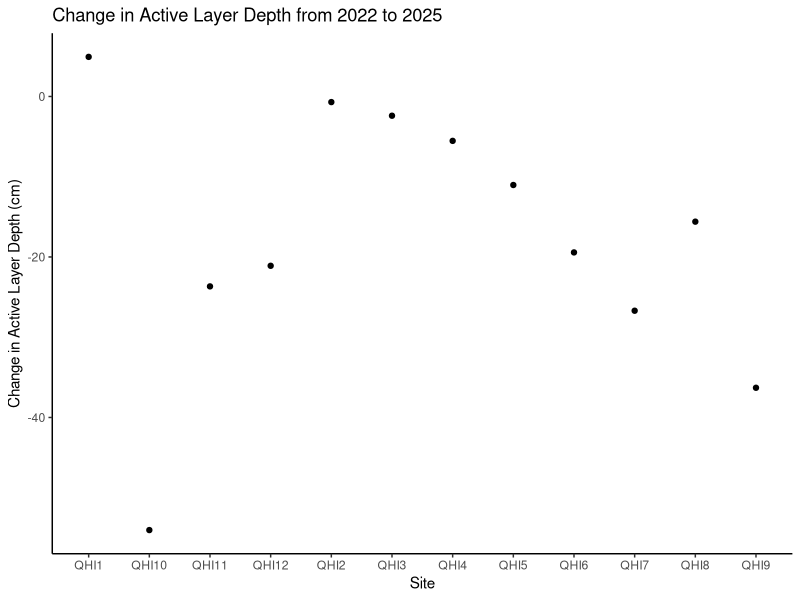
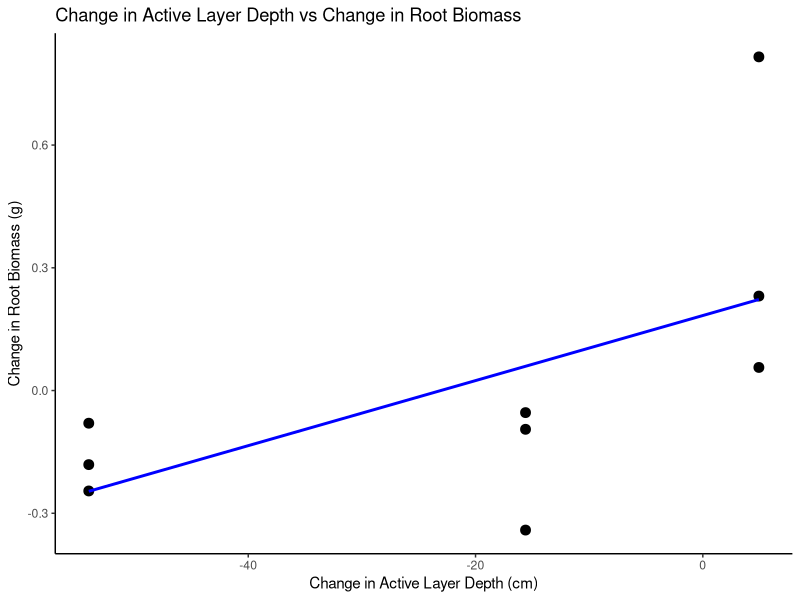
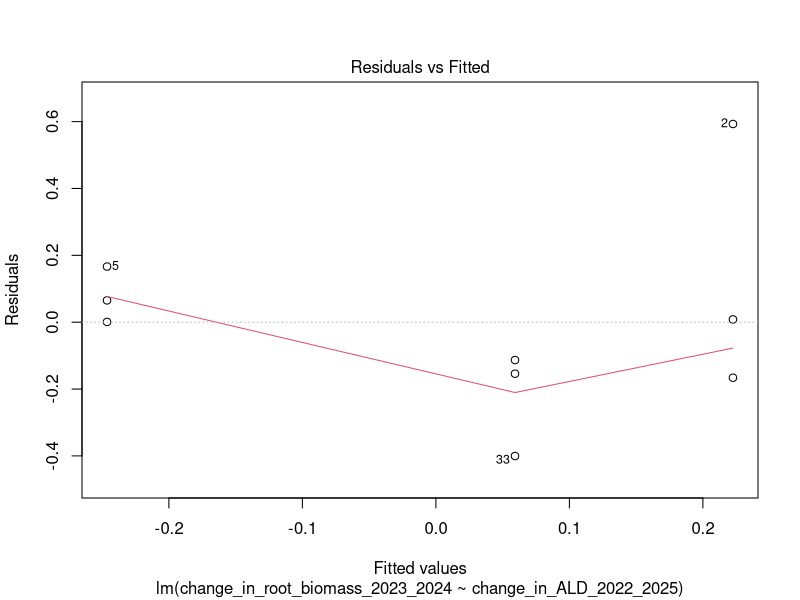
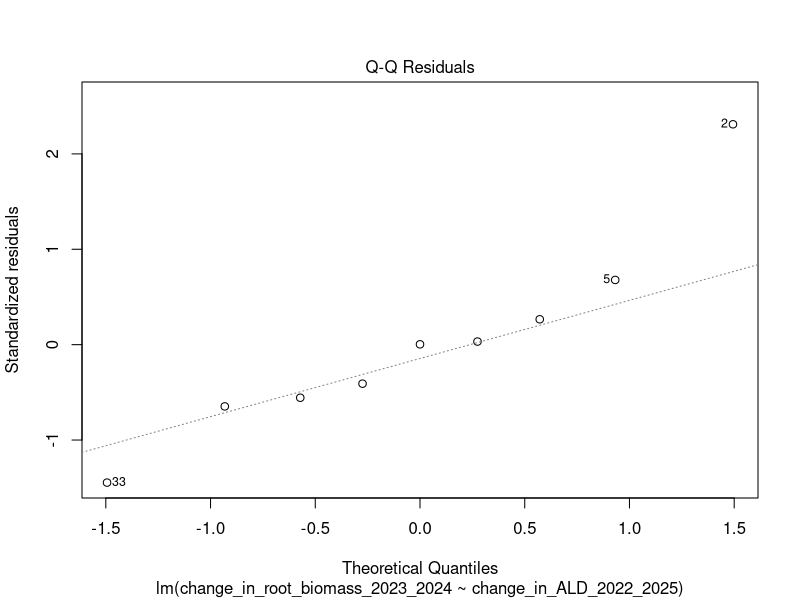
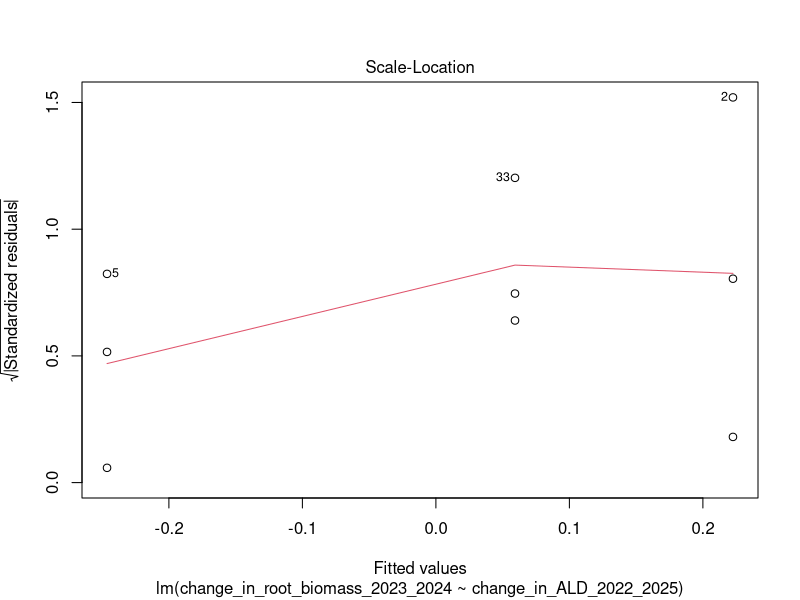
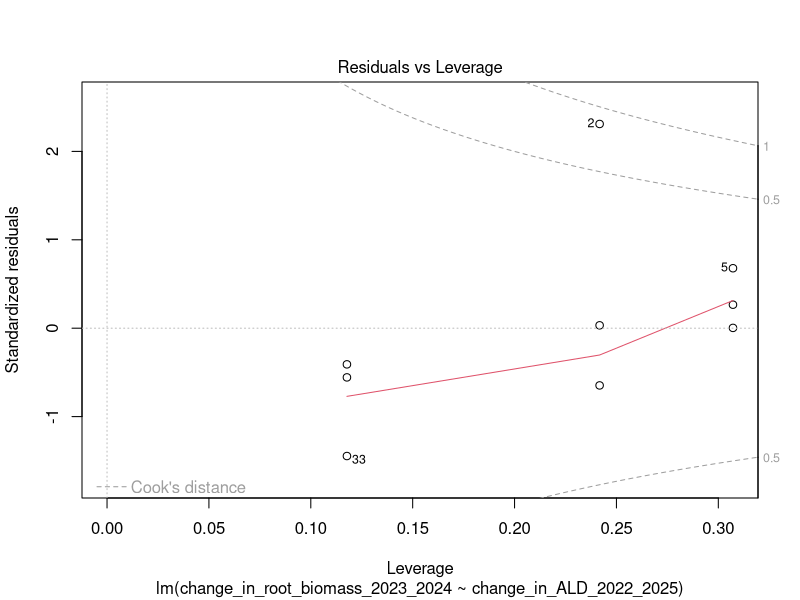
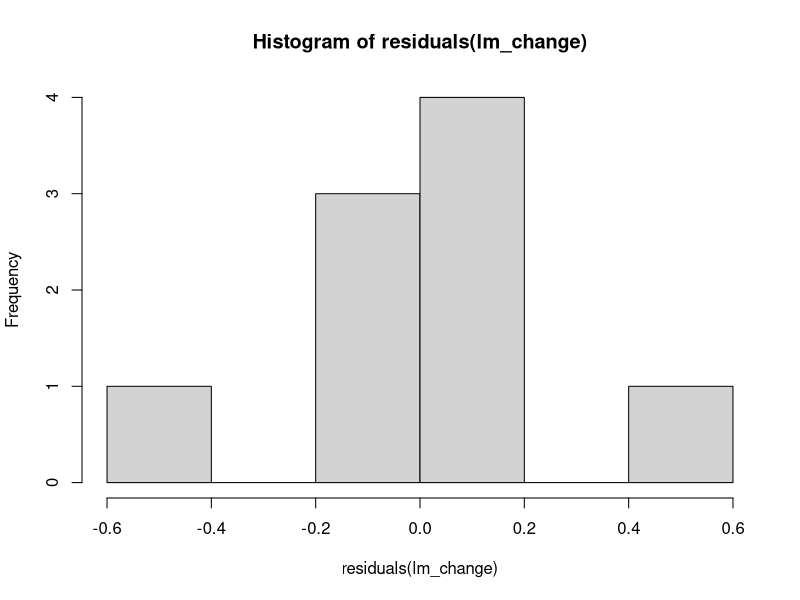

Reproduce these figures in R, in order.
# CHANGE IN ACTIVE LAYER DEPTH AND BIOMASS ----
# 19/01/2026

# LOAD LIBRARIES----
library(ggplot2)
library(dplyr)
library(readxl)
library(tidyr)

# LOAD DATA----
QHI_root_data <- read_excel("datasets/QHI_roots_data/QHI_combined_data.xlsx")
ald_all_years<-read_excel("datasets/QHI_roots_data/active_layer_thaw_combined.xlsx")

# NEW DATA FRAME CHANGE IN ACTIVE LAYER DEPTH 2022 TO 2025----
ald_change <- ald_all_years %>% 
  filter(year %in% c(2022, 2025)) %>%
  select(site, sub_plot, year, thaw_av) %>%
  pivot_wider(names_from = year, values_from = thaw_av, names_prefix = "year_") %>%
  mutate(change_in_ALD_2022_2025 = year_2025 - year_2022) %>%
  select(site, sub_plot, change_in_ALD_2022_2025)

# PLOT CHANGES----
(ald_change_plot <- ggplot(ald_change, aes(x = sub_plot, y = change_in_ALD_2022_2025, fill = site)) +
  geom_point() +
  labs(title = "Change in Active Layer Depth from 2022 to 2025",
       x = "Site",
       y = "Change in Active Layer Depth (cm)") +
  theme_classic() +
  theme(legend.position = "none")
)


# NEW DATA FRAME CHANGE IN ROOT BIOMASS 2023 TO 2024----
root_biomass_change <- QHI_root_data %>% 
  filter(year %in% c(2023, 2024)) %>%
  group_by(subplot, year, core_ID) %>%
  summarise(root_dry_biomass_total = sum(root_dry_biomass_total, na.rm = TRUE), 
            .groups = "drop") %>%
  pivot_wider(names_from = year, values_from = root_dry_biomass_total, names_prefix = "year_") %>%
  mutate(change_in_root_biomass_2023_2024 = year_2024 - year_2023) %>%
  select(subplot, core_ID, change_in_root_biomass_2023_2024)

# note: only have 3 subplots picked in 2024, so only 9 changes in root biomass available (ongoing lab analysis)


# COMBINE DATA FRAMES---- 
colnames(ald_change)[2] <- "subplot"

# combine ald_change with root_biomass_change
combined_change <- merge(ald_change, root_biomass_change, by = "subplot")
# remove rows with NA values
combined_change <- na.omit(combined_change)

# PLOT COMBINED CHANGES----
(combined_change_plot <- ggplot(combined_change, aes(x = change_in_ALD_2022_2025, y = change_in_root_biomass_2023_2024 )) +
  geom_point(size = 3) +
  geom_smooth(method = "lm", se = FALSE, color = "blue") +
  labs(title = "Change in Active Layer Depth vs Change in Root Biomass",
       x = "Change in Active Layer Depth (cm)",
       y = "Change in Root Biomass (g)") +
  theme_classic()
)
# when active layer decreases (more permafrost), root biomass also decreases?
# when active layer increases (less permafrost), root biomass increases?
# The positive relationship suggests that deeper active layers may provide more accessible soil volume for root growth, leading to increased root biomass. 
# Conversely, when the active layer becomes shallower (potentially due to colder conditions, more permafrost or less thaw), root biomass tends to decrease, possibly due to restricted growing space or root die-back in frozen layers


# ANALYSIS----
# NOTE: hard to analyse with only 9 data points, but we can run a linear model to see if there is a significant relationship/value of the blue line 

lm_change <- lm(change_in_root_biomass_2023_2024 ~ change_in_ALD_2022_2025, data = combined_change)
summary(lm_change)

# check assumptions----
plot(lm_change)
shapiro.test(residuals(lm_change)) # normality
hist(residuals(lm_change)) # histogram of residuals
# with so few data points hard to meet assumptions, but the trend is there and worth exploring in furture when lab analysis is complete for more subplots in 2024
